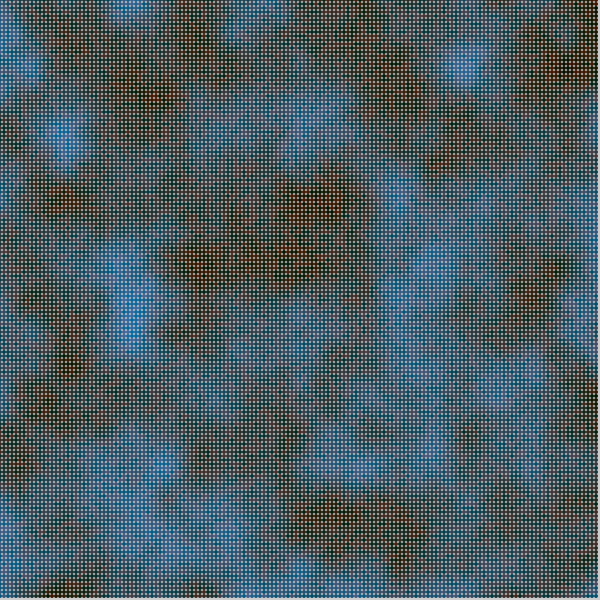
Frame 1 (no input)
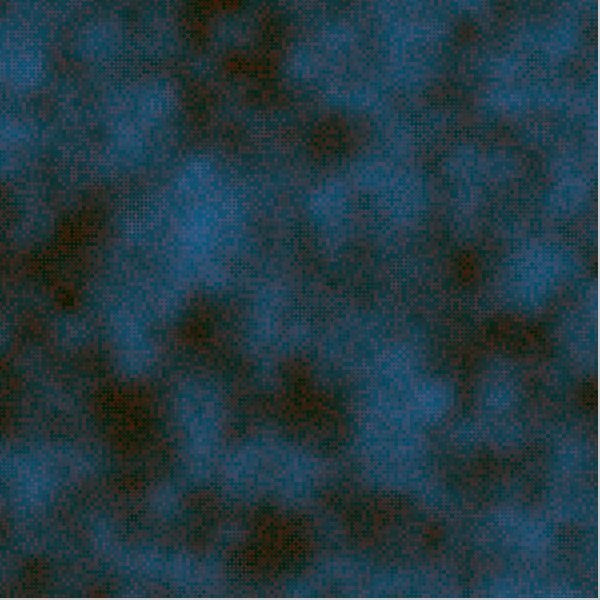
Frame 60 (the mouse pressed at the canvas centre just before this capture)
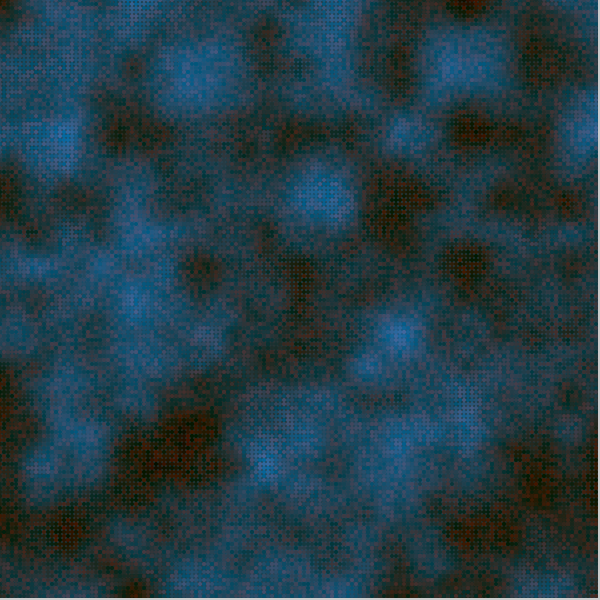
Frame 120 (the mouse held since frame 60 and released just before this capture)

The Processing sketch that drew these frames (run headless with seeded random() and noise(); from frame 60 on, the mouse is pressed at the canvas centre):

// Processing sketch: processing_172396
// ── processing_172396.pde

float inc = 0.06;
int density = 4;
float znoise = 0.0;
void setup() { 
  size(600, 600); 
  noStroke();
}
void draw() {
  float xnoise = 0.0;
  float ynoise = 0.0;
  for (int y = 0; y < height; y +=density) {
    for (int x = 0; x < width; x += density) {
      float n = noise(xnoise, ynoise, znoise) * 256;
      fill(random(70),n/2,n-50);
      ellipse(x, y, density, density);
      xnoise += inc;
    }
    xnoise = 0;
    ynoise += inc;
  }
  znoise += inc+0.1;
}
